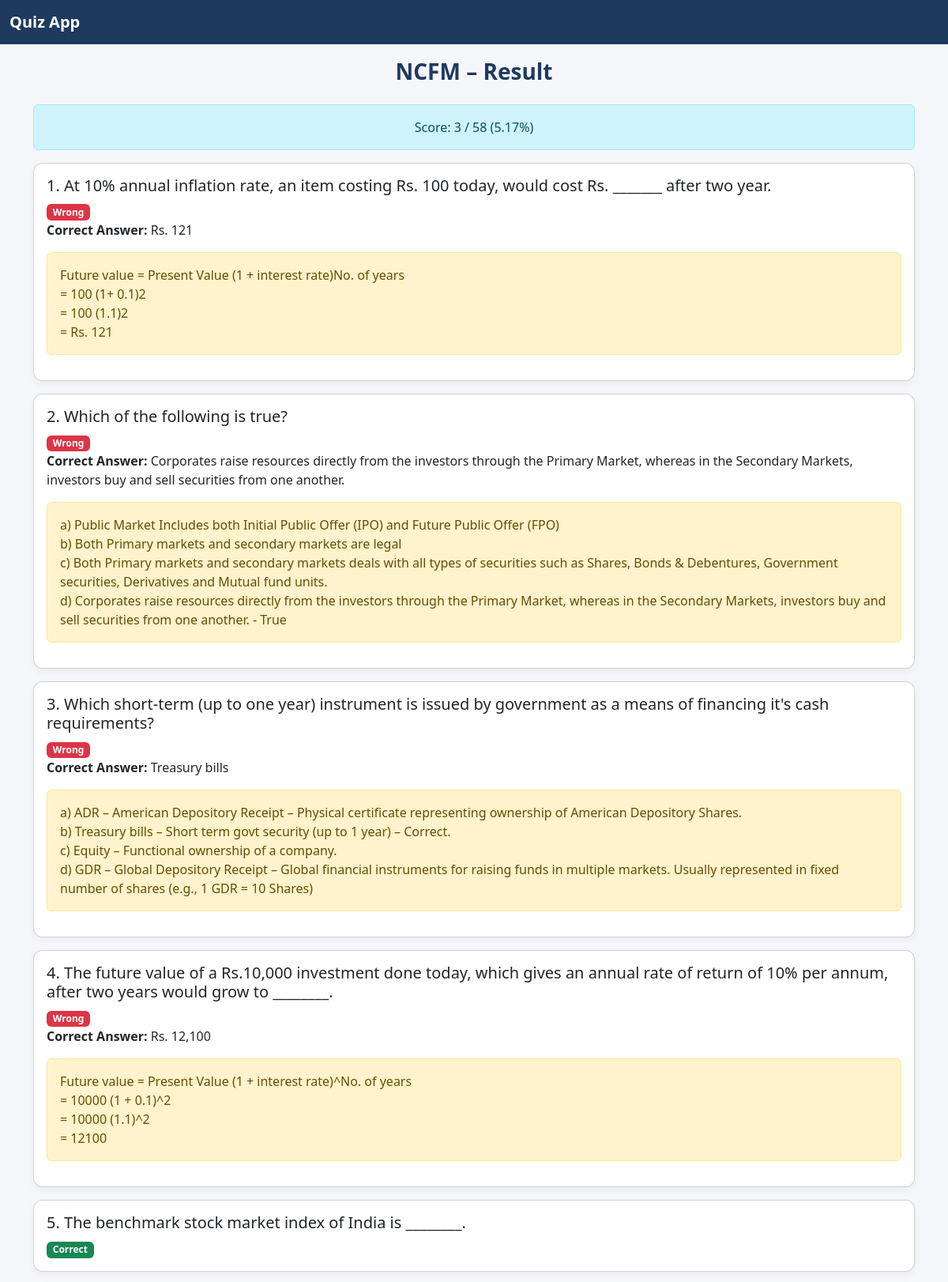
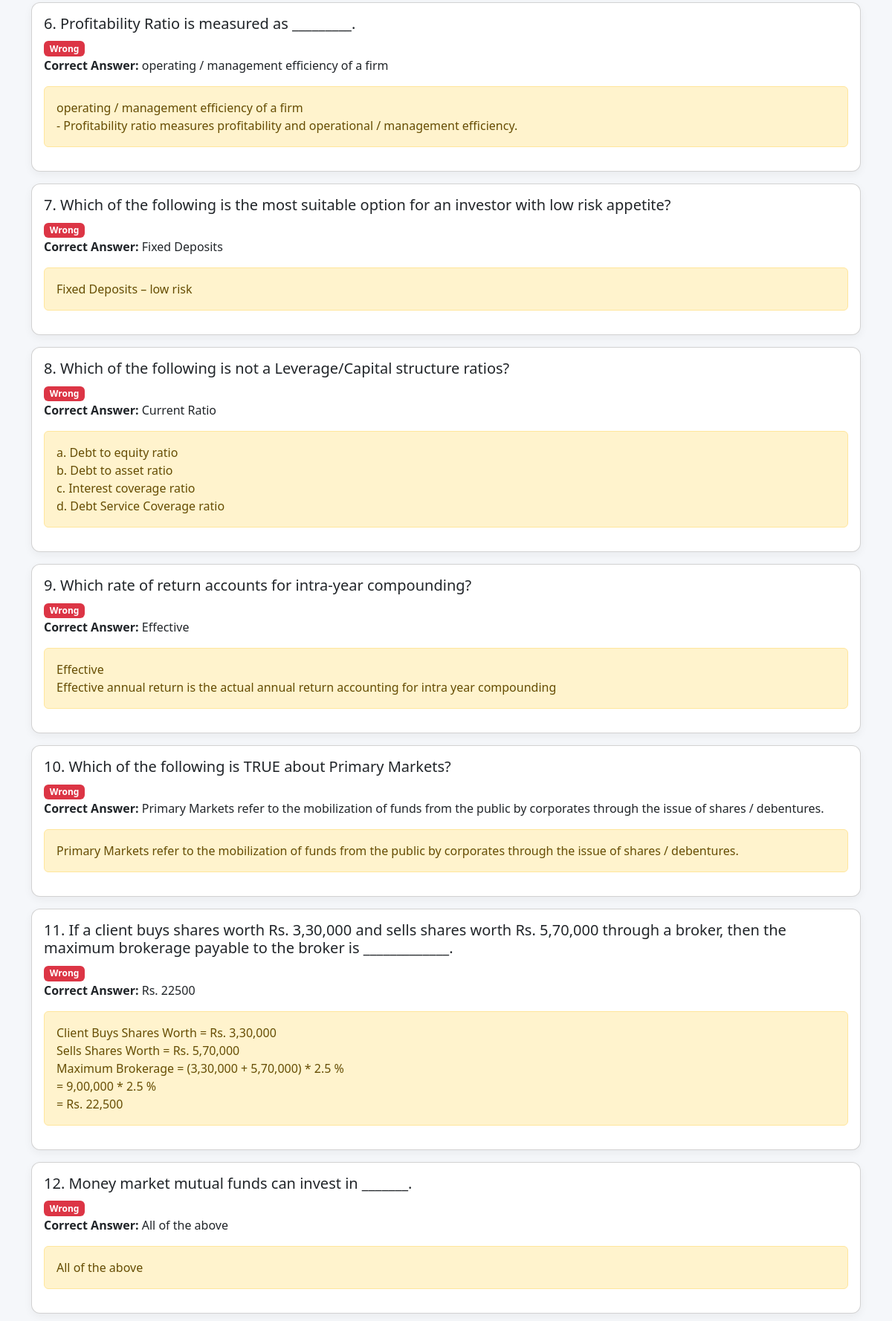
/result/3/ (upper part), run on the app's committed database (2 pictures, top to bottom).
### quiz/models.py (models this page shows, shortened)
class QuizAttempt(models.Model):
    user = models.ForeignKey(User, on_delete=models.CASCADE)
    topic = models.ForeignKey(Topic, on_delete=models.CASCADE)
    attempted = models.PositiveIntegerField(default=0)
    correct_ans = models.PositiveIntegerField(default=0)
    percent_correct = models.FloatField(default=0)
    wrong_questions = models.JSONField(default=list, blank=True)
    created_at = models.DateTimeField(auto_now_add=True)

class Topic(models.Model):
    name = models.CharField(max_length=100)
    slug = models.SlugField(unique=True)

class Question(models.Model):
    topic = models.ForeignKey(Topic, on_delete=models.CASCADE)
    question = models.TextField()
    answer_description = models.TextField()

class Option(models.Model):
    question = models.ForeignKey(
        Question,
        related_name='options',
        on_delete=models.CASCADE
    )
    option_text = models.CharField(max_length=255)
    is_correct_ans = models.BooleanField(default=False)

### quiz/views.py (the view)
# urls.py: path('result/<int:attempt_id>/', views.quiz_result, name='quiz_result'),
def quiz_result(request, attempt_id):
    attempt = get_object_or_404(QuizAttempt, id=attempt_id)
    answers = []
    wrong_answers = []
    for ua in attempt.user_answers.select_related('question', 'selected_option'):
        correct_option = ua.question.options.filter(is_correct_ans=True).first()
        answer_dict = {
            'question': ua.question,
            'selected_option': ua.selected_option,
            'correct_option': correct_option,
            'is_correct': ua.is_correct
        }
        answers.append(answer_dict)
        if not ua.is_correct:
            wrong_answers.append(answer_dict)
    return render(request, 'result.html', {
        'attempt': attempt,
        'answers': answers,
        'wrong_answers': wrong_answers
    })

### quiz/templates/result.html (shortened to what this page needs)
{% extends 'base.html' %}
{% block content %}
<h3 class="text-center mb-4">{{ attempt.topic.name }} – Result</h3>
<div class="alert alert-info text-center">
    Score: {{ attempt.correct_ans }} / {{ attempt.attempted }}
    ({{ attempt.percent_correct|floatformat:2 }}%)
</div>
{% for ans in answers %}
<div class="card mb-3">
    <div class="card-body">
        <h5>{{ forloop.counter }}. {{ ans.question.question }}</h5>
        {% if ans.is_correct %}
            <span class="badge bg-success">Correct</span>
        {% else %}
            <span class="badge bg-danger">Wrong</span>
            <p><strong>Correct Answer:</strong> {{ ans.correct_option.option_text }}</p>
            <div class="alert alert-warning">{{ ans.question.answer_description|linebreaksbr }}</div>
        {% endif %}
    </div>
</div>
{% endfor %}
{% endblock %}

### quiz/static/css/style.css (style rules this page uses)
body { padding: 0 8px; padding-top: 50px; background-color: #f5f7fa; color: #212529; }
h1, h2, h3 { color: #1f3a5f; font-weight: 600; }
.card { border-radius: 12px; box-shadow: 0 4px 12px rgba(0,0,0,0.05); }

### data on the page
QuizAttempt: topic.name "NCFM", correct_ans "3", attempted "58", percent_correct "5.17"
Question: question.question "At 10% annual inflation rate, an item costing Rs. 100 today, would cost Rs. _______ after two year.", correct_option.option_text "Rs. 121", question.answer_description "Future value = Present Value (1 + interest rate)No. of years = 100 (1+ 0.1)2 = 100 (1.1)2 = Rs. 121"
Question: question.question "Which of the following is true?", correct_option.option_text "Corporates raise resources directly from the investors through the Primary Market, whereas in the Secondary Markets, investors buy and sell securities from one another.", question.answer_description "a) Public Market Includes both Initial Public Offer (IPO) and Future Public Offer (FPO) b) Both Primary markets and secondary markets are legal c) Both Primary markets and secondary markets deals with all types of securities such as Shares, Bonds & Debentures, Government securities, Derivatives and Mutual fund units. d) Corporates raise resources directly from the investors through the Primary Market, whereas in the Secondary Markets, investors buy and sell securities from one another. - True"
Question: question.question "Which short-term (up to one year) instrument is issued by government as a means of financing it's cash requirements?", correct_option.option_text "Treasury bills", question.answer_description "a) ADR – American Depository Receipt – Physical certificate representing ownership of American Depository Shares. b) Treasury bills – Short term govt security (up to 1 year) – Correct. c) Equity – Functional ownership of a company. d) GDR – Global Depository Receipt – Global financial instruments for raising funds in multiple markets. Usually represented in fixed number of shares (e.g., 1 GDR = 10 Shares)"
Question: question.question "The future value of a Rs.10,000 investment done today, which gives an annual rate of return of 10% per annum, after two years would grow to ________.", correct_option.option_text "Rs. 12,100", question.answer_description "Future value = Present Value (1 + interest rate)^No. of years = 10000 (1 + 0.1)^2 = 10000 (1.1)^2 = 12100"
Question: question.question "The benchmark stock market index of India is ________.", shows "Correct"
Question: question.question "Profitability Ratio is measured as _________.", correct_option.option_text "operating / management efficiency of a firm", question.answer_description "operating / management efficiency of a firm - Profitability ratio measures profitability and operational / management efficiency."
Question: question.question "Which of the following is the most suitable option for an investor with low risk appetite?", correct_option.option_text "Fixed Deposits", question.answer_description "Fixed Deposits – low risk"
Question: question.question "Which of the following is not a Leverage/Capital structure ratios?", correct_option.option_text "Current Ratio", question.answer_description "a. Debt to equity ratio b. Debt to asset ratio c. Interest coverage ratio d. Debt Service Coverage ratio"
Question: question.question "Which rate of return accounts for intra-year compounding?", correct_option.option_text "Effective", question.answer_description "Effective Effective annual return is the actual annual return accounting for intra year compounding"
Question: question.question "Which of the following is TRUE about Primary Markets?", correct_option.option_text "Primary Markets refer to the mobilization of funds from the public by corporates through the issue of shares / debentures.", question.answer_description "Primary Markets refer to the mobilization of funds from the public by corporates through the issue of shares / debentures."
Question: question.question "If a client buys shares worth Rs. 3,30,000 and sells shares worth Rs. 5,70,000 through a broker, then the maximum brokerage payable to the broker is _____________.", correct_option.option_text "Rs. 22500", question.answer_description "Client Buys Shares Worth = Rs. 3,30,000 Sells Shares Worth = Rs. 5,70,000 Maximum Brokerage = (3,30,000 + 5,70,000) * 2.5 % = 9,00,000 * 2.5 % = Rs. 22,500"
Question: question.question "Money market mutual funds can invest in _______.", correct_option.option_text "All of the above", question.answer_description "All of the above"
